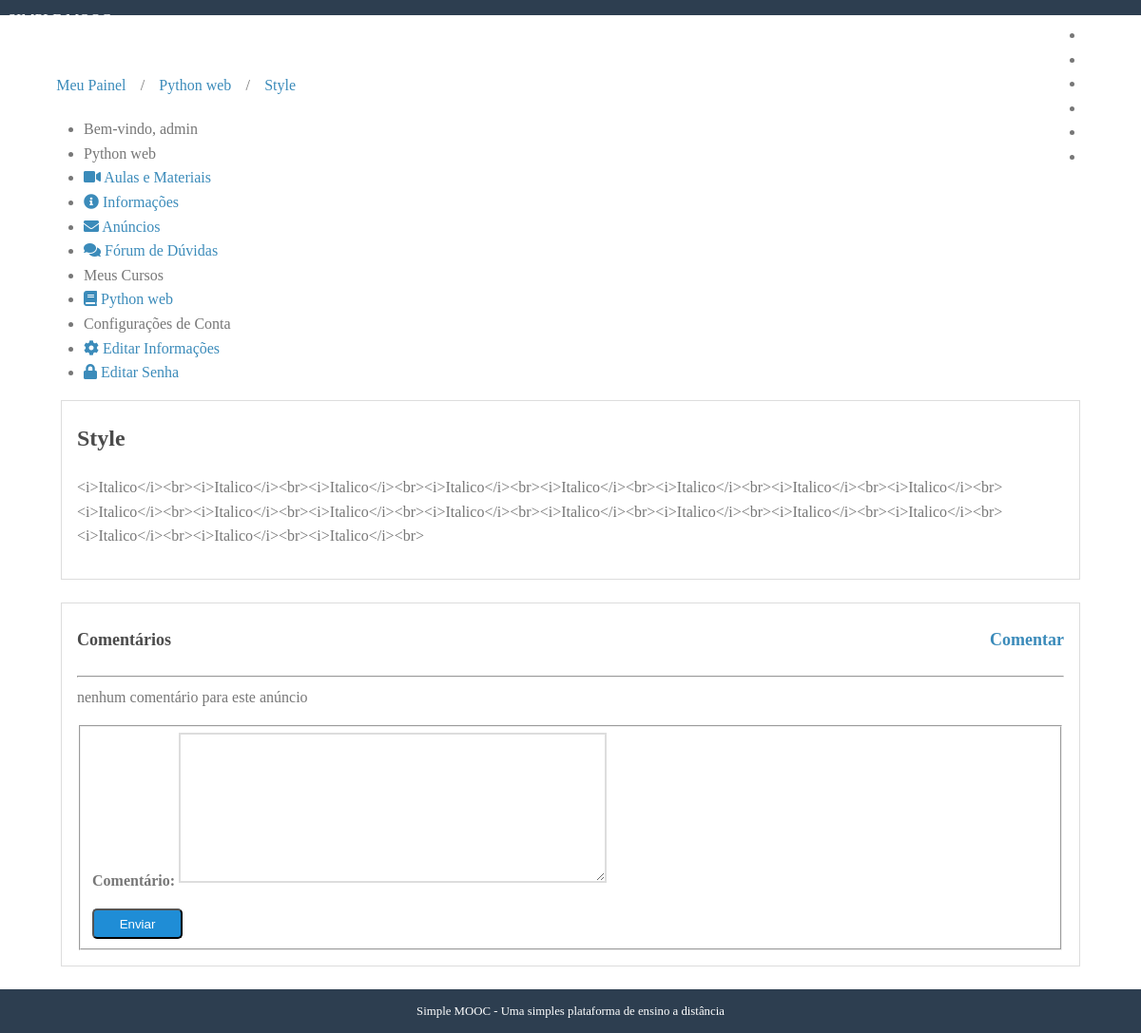
The page /cursos/python-web/anuncios/19 (signed in) on the database as committed earlier.
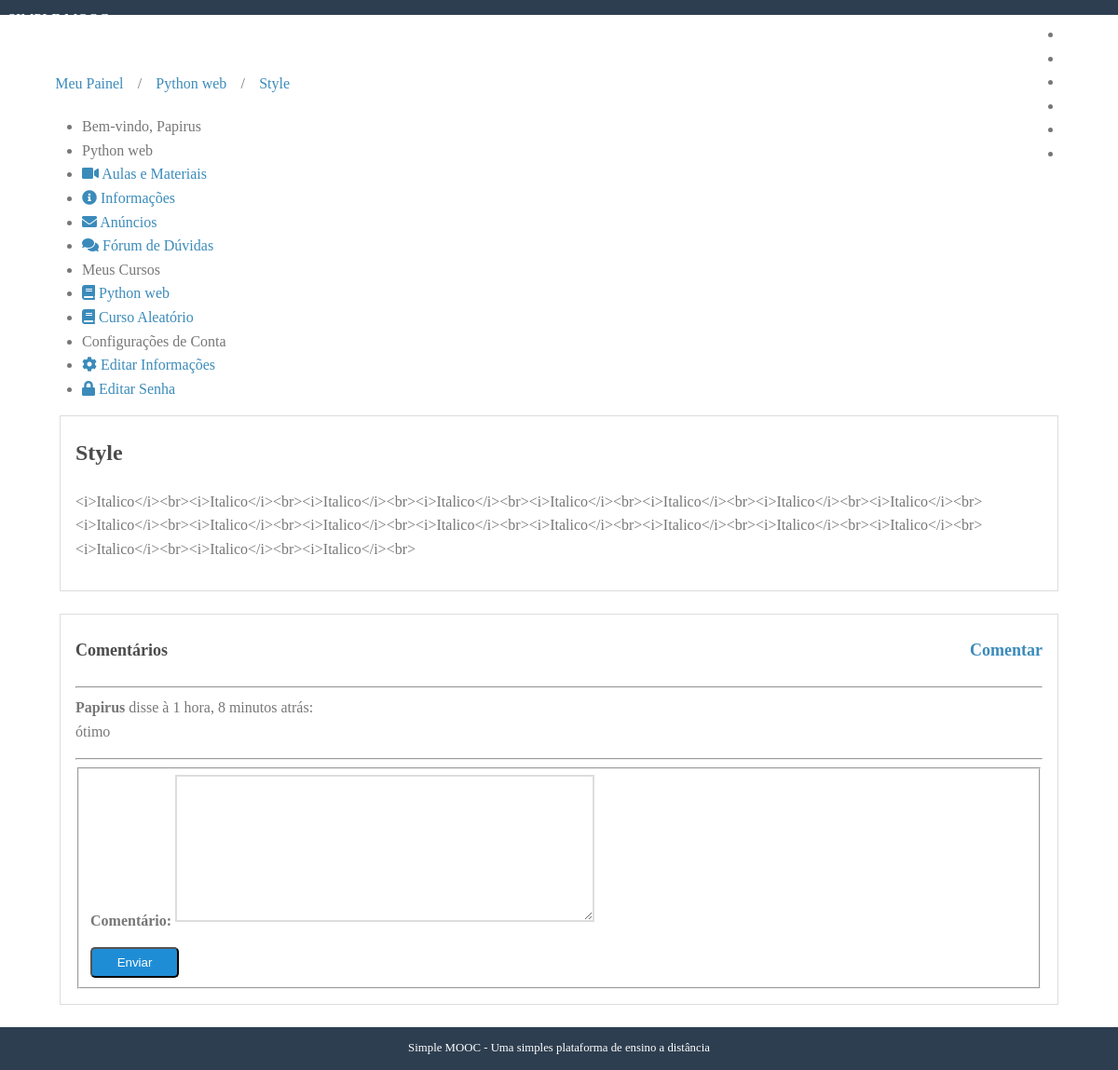
The same page on the database as committed later.
### accounts/models.py (models this page shows, shortened)
class User(AbstractUser, PermissionsMixin):
    username = models.CharField('Nome do usuário', max_length=30, unique = True,
    validators=[validators.RegexValidator(re.compile('^[\w.@+-]+$'),
            'O nome de usuário só pode conter letras, digitos ou os '
            'seguintes caracteres: @/./+/-/_', 'invalid')]
    )
    email = models.EmailField('E-mail', unique=True)
    name = models.CharField('Nome', max_length=100, blank=True)
    is_active = models.BooleanField('Está Ativo?', blank=True, default=True)
    is_staff = models.BooleanField('É da equipe', blank=True, default=False)
    is_superuser = models.BooleanField('É da equipe', blank=True, default=False)
    date_joined = models.DateTimeField('Data de Entrada', auto_now_add=True)
    objects = UserManager()
    USERNAME_FIELD = 'username'
    REQUIRED_FIELDS = ['email']
    def __str__(self):
        return self.name or self.username
    class Meta:
        verbose_name = 'Usuário'
        verbose_name_plural = 'Usuários'

### courses/models.py (models this page shows, shortened)
class Enrollment(models.Model):
    STATUS_CHOICES = (
        (0, 'Pendente'),
        (1, 'Aprovado'),
        (2, 'Cancelado')
    )
    user = models.ForeignKey(
        settings.AUTH_USER_MODEL, verbose_name='Usuário',
        related_name='enrollments', on_delete=models.CASCADE,
    )
    course = models.ForeignKey(
        Course, verbose_name='Curso',
        related_name='enrollments', on_delete=models.CASCADE
    )
    status = models.IntegerField('Situação', choices=STATUS_CHOICES,
        default = 0,
        blank = True,
    )
    created_at = models.DateTimeField('Criado em', auto_now_add=True)
    updated_at = models.DateTimeField('Atualizado em', auto_now=True)
    class Meta:
        verbose_name = 'Inscrição'
        verbose_name_plural = 'Incrições'
        unique_together = (('user', 'course'),)

class Course(models.Model):
    name = models.CharField('Nome', max_length=100)
    slug = models.SlugField('Atalho')
    description = models.TextField('Descrição', blank=True)
    about = models.TextField('Sobre o curso', blank = True)
    start_date = models.DateField(
        'Data de inicio', null=True, blank=True
    )
    image = models.ImageField(
        upload_to='courses/images', verbose_name='Imagem',
        null=True, blank=True
    )
    created_at = models.DateField(
        'Criado em', auto_now_add=True
    )
    updated_at = models.DateField(
        'Atualizado em', auto_now = True
    )
    objects = CourseManager()
    def __str__(self):
        return self.name
    class Meta:
        verbose_name = 'Curso'
        verbose_name_plural = 'Cursos'
        ordering = ['name']

class Comment(models.Model):
    announcement = models.ForeignKey(
        Announcement, verbose_name='Anúncio', related_name='comments', on_delete = models.CASCADE)
    user = models.ForeignKey(settings.AUTH_USER_MODEL, verbose_name='Usuário', on_delete = models.CASCADE)
    comment = models.TextField('Comentário')
    created_at = models.DateTimeField('Criado em', auto_now_add=True)
    updated_at = models.DateTimeField('Atualizado em', auto_now=True)
    class Meta:
        verbose_name = 'Comentário'
        verbose_name_plural = 'Comentários'
        ordering = ['created_at']

### courses/decorators.py (the view, shortened to what this page needs)
    def _wrapper(request, *args, **kwargs):
        slug = kwargs['slug']
        course = get_object_or_404(Course, slug=slug)
        has_permission = request.user.is_staff
        if not has_permission:
            messages.error(request, message)
            return redirect('accounts:dashboard')
        request.course = course
        return view_func(request, *args, **kwargs)

### courses/forms.py
class CommentForm(forms.ModelForm):
    class Meta:
        model = Comment
        fields = ['comment']

### accounts/templatetags/courses_tags.py (called while the page is built)
@register.simple_tag
def load_my_courses(user):
    return Enrollment.objects.filter(user=user)

### courses/models.py (called while the page is built)
    def __str__(self):
        return self.title

### courses/views.py (called while the page is built, shortened)
@login_required
@enrollment_required
def show_announcement(request, slug, pk):
    course = request.course
    announcement = get_object_or_404(course.announcements.all(), pk=pk)
    form = CommentForm(request.POST or None)
    template = 'courses/show_announcement.html'
    context = {
        'course': course,
        'announcement': announcement,
        'form': form
    }
    return render(request, template, context)

### courses/templates/courses/show_announcement.html (shortened to what this page needs)
{% extends "courses/course_dashboard.html" %}
{% block breadcrumb %}
    {{ block.super }}
    <li>/</li>
    <li>
        <a href="{% url 'courses:show_announcement' course.slug announcement.pk %}">{{ announcement }}</a>
    </li>
{% endblock breadcrumb %}
{% block dashboard_content %}
    <div class="well">
        <h2>{{ announcement.title }}</h2>
        {{ announcement.content|linebreaks }}
    </div>
    <div class="well">
        <h4 id="comments">Comentários
            <a class="fright" href="#add_comment">Comentar</a>
        </h4>
        <hr/>
        {% for comment in announcement.comments.all %}
        <p>
            <strong>{{ comment.user }}</strong>
            disse à {{ comment.created_at|timesince }} atrás:
            <br/>
            {{ comment.comment|linebreaksbr }}
        </p>
        <hr>
        {% empty %}
        <p>
            nenhum comentário para este anúncio
        </p>
        {% endfor %}
        <form method="post" class="pure-form pure-form-stacked" id="add_comment">
            <fieldset>
                {% for field in form %}
                <div class="pure-control-group">
                    {{ field.label_tag }}
                    {{ field }}
                </div>
                {% endfor %}
                <div class="pure-controls">
                    <button type="submit" class="pure-button pure-button-primary">Enviar</button>
                </div>
            </fieldset>
        </form>
    </div>
{% endblock dashboard_content %}

### accounts/templates/accounts/dashboard.html (shortened to what this page needs)
{% extends 'base.html' %}
{% load courses_tags %}
{% block content %}
    {% load_my_courses user as enrollments %}
    <div class="pure-g-r content-ribbon">
        <div class="pure-u-1">
            <ul class="breadcrumb">
                {% block breadcrumb %}
                    <li>
                        <a href="{% url 'accounts:dashboard' %}">Meu Painel</a></li>
                {% endblock breadcrumb %}
            </ul>
        </div>
        <div class=" pure-u-1-3"="pure-u-1-3"">
                            <div class="pure-menu pure-menu-open">
                                <ul>
                                    <li class="pure-menu-heading">
                                        Bem-vindo,
                                        {{ user }}
                                    </li>
                                    {% block menu_options %}
                                        <li class="pure-menu-heading">Meus Cursos</a>
                                        {% for enrollment in enrollments %}
                                            <li>
                                                <a href="{% url 'courses:announcements' enrollment.course.slug %}">
                                                    <i class="fas fa-book"></i>
                                                    {{ enrollment.course }}
                                                </a>
                                            </li>
                                            {% empty %}
                                            <li>Nenhum curso encontrado</li>
                                        {% endfor %}
                                        <li class="pure-menu-heading">Configurações de Conta</li>
                                        <li>
                                            <a href="{% url 'accounts:edit' %}">
                                                <i class="fas fa-cog"></i>
                                                Editar Informações
                                            </a>
                                        </li>
                                        <li>
                                            <a href="{% url 'accounts:edit_password' %}">
                                                <i class="fas fa-lock"></i>
                                                Editar Senha
                                            </a>
                                        </li>
                                    {% endblock menu_options %}
                                </ul>
                            </div>
                        </div>
                        <div class="pure-u-2-3">
                            <div class="inner">
                                {% block dashboard_content %}{% endblock dashboard_content %}
                            </div>
                        </div>
                    </div>
                {% endblock content %}

Rows that differ between the two databases and show on the page:
changed User: name "admin" → "Papirus"
added Enrollment: course "Curso Aleatório"
added Comment: user "Papirus", created_at "1 hora, 8 minutos", comment "ótimo"
Other text that changed with them:
text no longer shown: "nenhum comentário para este anúncio"
